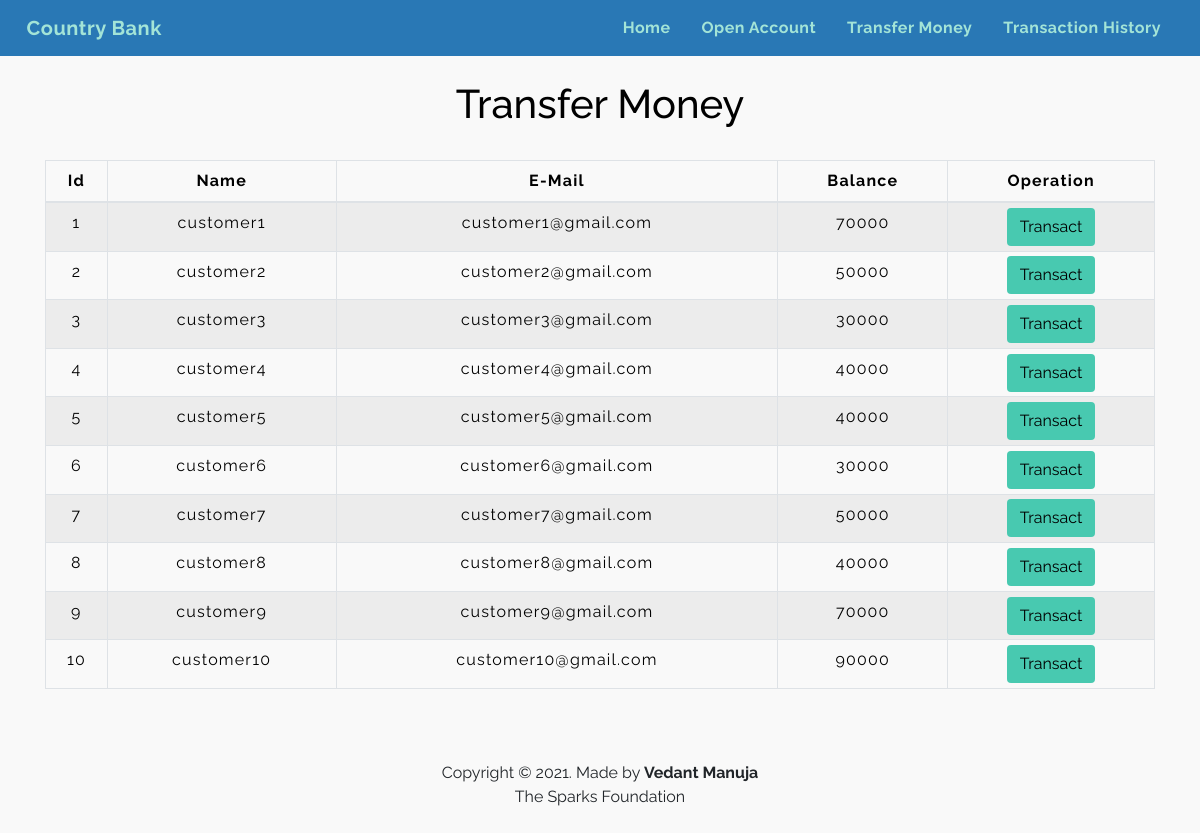
The app's page /transfermoney.php with its own data.
### tables this page shows
CREATE TABLE `users` (
  `id` int(3) NOT NULL,
  `name` text NOT NULL,
  `email` varchar(30) NOT NULL,
  `balance` int(8) NOT NULL
);

### transfermoney.php (the view, shortened to what this page needs)
<!DOCTYPE html>
<html lang="en">
<head>
    <link rel="stylesheet" href="https://maxcdn.bootstrapcdn.com/bootstrap/4.0.0/css/bootstrap.min.css">
    <link rel="stylesheet" type="text/css" href="css/table.css">
    <link rel="stylesheet" type="text/css" href="css/navbar.css">
</head>
<body style="background-color : #F9F9F9;">
<?php
    include 'config.php';
    $sql = "SELECT * FROM users";
    $result = mysqli_query($conn,$sql);
?>
<?php
  include 'navbar.php';
?>
<div class="container">
        <h2 class="text-center pt-4" style="color : black;">Transfer Money</h2>
        <br>
            <div class="row">
                <div class="col">
                    <div class="table-responsive-sm">
                    <table class="table table-hover table-sm table-striped table-condensed table-bordered" style="border-color:black;">
                        <thead style="color : black;">
                            <tr>
                            <th scope="col" class="text-center py-2">Id</th>
                            <th scope="col" class="text-center py-2">Name</th>
                            <th scope="col" class="text-center py-2">E-Mail</th>
                            <th scope="col" class="text-center py-2">Balance</th>
                            <th scope="col" class="text-center py-2">Operation</th>
                            </tr>
                        </thead>
                        <tbody>
                <?php
                    while($rows=mysqli_fetch_assoc($result)){
                ?>
                    <tr style="color : black;">
                        <td class="py-2"><?php echo $rows['id'] ?></td>
                        <td class="py-2"><?php echo $rows['name']?></td>
                        <td class="py-2"><?php echo $rows['email']?></td>
                        <td class="py-2"><?php echo $rows['balance']?></td>
                        <td><a href="selecteduserdetail.php?id= <?php echo $rows['id'] ;?>"> <button type="button" class="btn" style="background-color : #48C9B0
;">Transact</button></a></td>
                    </tr>
                <?php
                    }
                ?>
                        </tbody>
                    </table>
                    </div>
                </div>
            </div>
         </div>
         <footer class="text-center mt-5 py-2">
            <p>Copyright &copy 2021. Made by <b>Vedant Manuja</b> <br>The Sparks Foundation</p>
        </footer>
</body>
</html>

### navbar.php (shortened to what this page needs)
<nav class="navbar navbar-expand-md" style="background-color: #2978B5" >
<a class="navbar-brand" href="index.php" style="color : #A3E4D7;"> <img src="https://image.flaticon.com/icons/png/512/2721/2721043.png" width=10% alt=""><b> &nbsp;Country Bank</b></a>
<div class="collapse navbar-collapse" id="collapsibleNavbar">
      <ul class="navbar-nav ml-auto">
        <li class="nav-item">
          <a class="nav-link" href="index.php" style="color : #A3E4D7;"><b>Home</b></a>
        </li>
        <li class="nav-item">
          <a class="nav-link" href="createuser.php" style="color :#A3E4D7;"><b>Open Account</b></a>
        </li>
        <li class="nav-item">
          <a class="nav-link" href="transfermoney.php" style="color : #A3E4D7;"><b>Transfer Money</b></a>
        </li>
        <li class="nav-item">
          <a class="nav-link" href="transactionhistory.php" style="color : #A3E4D7;"><b>Transaction History</b></a>
        </li>
    </div>
 </nav>

### css/table.css (style rules this page uses)
* { padding: 0; margin: 0; box-sizing: border-box; font-family: Raleway, Arial, Helvetica, sans-serif; }
h2 { font-size: 40px; }
table { letter-spacing: 1.2px; }
td { text-align: center; }
button { border:none; background: #d9d9d9; transition: 1s; }

### css/navbar.css (style rules this page uses)
* { padding: 0; margin: 0; box-sizing: border-box; font-family: Raleway, Arial, Helvetica, sans-serif; }
.nav-link { margin-right: 15px; color:#2F363F; letter-spacing: 0.5px; transition: 0.5s; }
.navbar-brand { color: #4C4B4B; letter-spacing: 0.5px; }

### transfermoney.php (style rules this page uses)
button { transition: 1.5s; }

### records on screen
users: id "1", name "customer1", email "customer1@gmail.com", balance "70000"
users: id "2", name "customer2", email "customer2@gmail.com", balance "50000"
users: id "3", name "customer3", email "customer3@gmail.com", balance "30000"
users: id "4", name "customer4", email "customer4@gmail.com", balance "40000"
users: id "5", name "customer5", email "customer5@gmail.com", balance "40000"
users: id "6", name "customer6", email "customer6@gmail.com", balance "30000"
users: id "7", name "customer7", email "customer7@gmail.com", balance "50000"
users: id "8", name "customer8", email "customer8@gmail.com", balance "40000"
users: id "9", name "customer9", email "customer9@gmail.com", balance "70000"
users: id "10", name "customer10", email "customer10@gmail.com", balance "90000"
